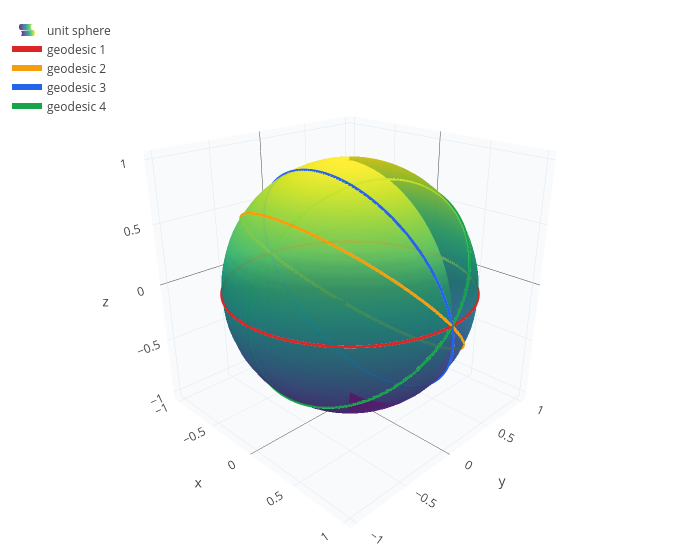

Here is the notebook cell this chart was saved with:
### Code cell
r = 1;
circles = geodesic(g, [pi/2 0], [0 1; 1 1; 1 0.3; 1, -1], 6.3, [sin(theta)*cos(phi) sin(theta)*sin(phi) cos(theta)]);
ball = surface(sin(theta)*cos(phi), sin(theta)*sin(phi), cos(theta), theta, 0, pi, phi, 0, 2*pi);
legend(show(ball, circles), "unit sphere")

### Figure 1 — Plotly figure (JSON) as saved in the notebook; plotly's stock layout.template omitted (floating-point values rounded to 4 significant figures; data arrays with more than 128 entries replaced by an {"elided": "..."} marker saying what was removed)
{"data": [{"colorscale": "Viridis", "name": "unit sphere", "opacity": 0.85, "showlegend": true, "showscale": false, "type": "surface", "x": {"elided": "41x41 float values"}, "y": {"elided": "41x41 float values"}, "z": {"elided": "41x41 float values"}}, {"line": {"color": "#dc2626", "width": 6}, "mode": "lines", "name": "geodesic 1", "type": "scatter3d", "x": {"elided": "1252 float values"}, "y": {"elided": "1252 float values"}, "z": {"elided": "1252 float values"}}, {"line": {"color": "#f59e0b", "width": 6}, "mode": "lines", "name": "geodesic 2", "type": "scatter3d", "x": {"elided": "1252 float values"}, "y": {"elided": "1252 float values"}, "z": {"elided": "1252 float values"}}, {"line": {"color": "#2563eb", "width": 6}, "mode": "lines", "name": "geodesic 3", "type": "scatter3d", "x": {"elided": "1252 float values"}, "y": {"elided": "1252 float values"}, "z": {"elided": "1252 float values"}}, {"line": {"color": "#16a34a", "width": 6}, "mode": "lines", "name": "geodesic 4", "type": "scatter3d", "x": {"elided": "1252 float values"}, "y": {"elided": "1252 float values"}, "z": {"elided": "1252 float values"}}], "layout": {"height": 560, "legend": {"x": 0.01, "y": 0.99}, "margin": {"b": 0, "l": 0, "r": 0, "t": 10}, "scene": {"aspectmode": "data", "camera": {"eye": {"x": 1.6, "y": -1.6, "z": 1.0}}, "xaxis": {"backgroundcolor": "#f8fafc", "gridcolor": "#e2e8f0", "showbackground": true, "title": {"text": "x"}}, "yaxis": {"backgroundcolor": "#f8fafc", "gridcolor": "#e2e8f0", "showbackground": true, "title": {"text": "y"}}, "zaxis": {"backgroundcolor": "#f8fafc", "gridcolor": "#e2e8f0", "showbackground": true, "title": {"text": "z"}}}, "showlegend": true, "title": {"text": ""}, "width": 700}}
